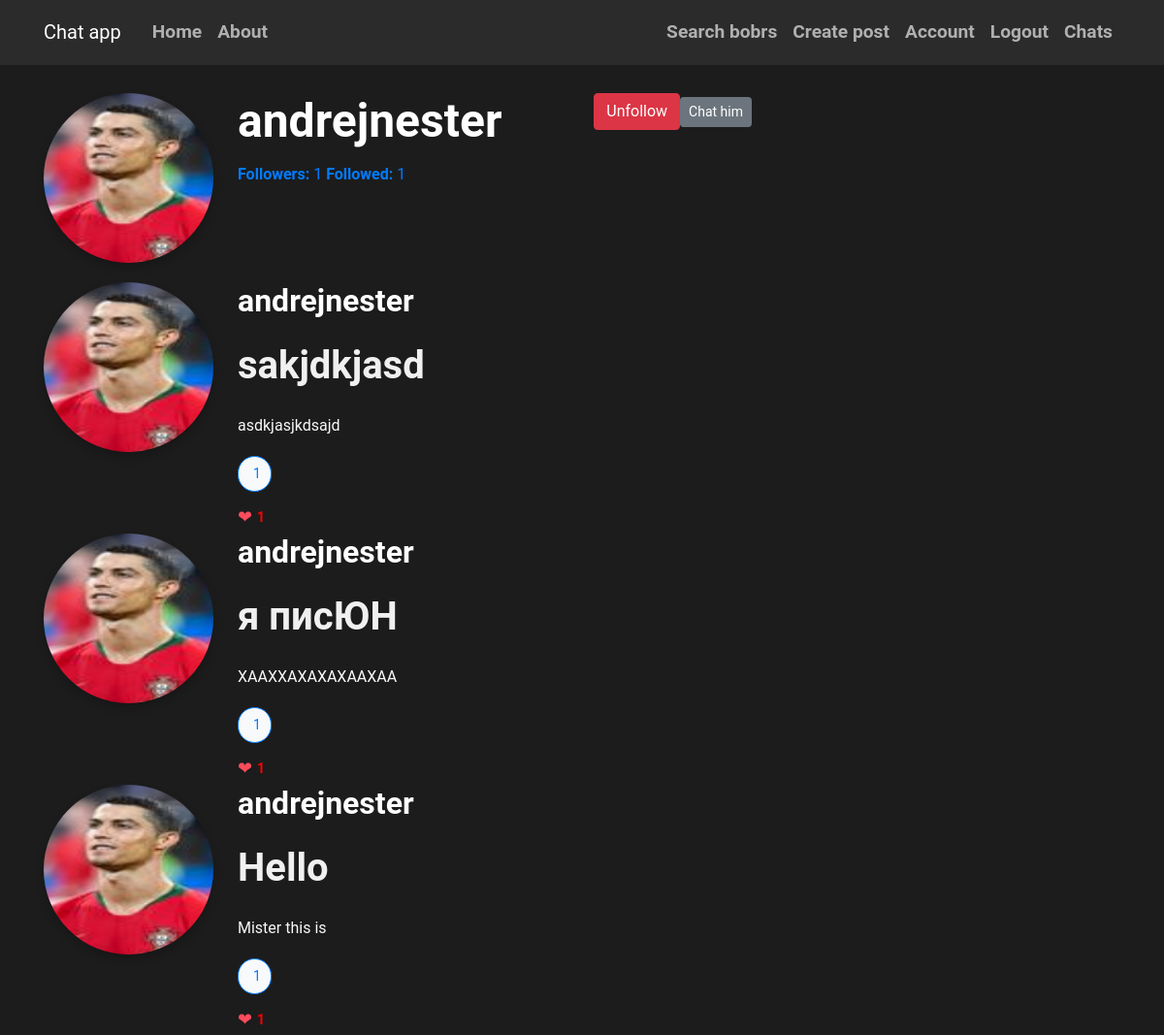
Screenshot of /user_info/andrejnester (signed in) with the database file from the repository.
### flaskblog/models.py (models this page shows, shortened)
class User(db.Model, UserMixin):
    id = db.Column(db.Integer, primary_key=True)
    username = db.Column(db.String(20), unique=True, nullable=False)
    email = db.Column(db.String(120), unique=True, nullable=False)
    image_file = db.Column(db.String(20), nullable=False, default='default.jpg')
    password = db.Column(db.String(60), nullable=False)
    posts = db.relationship('Post', backref='author', lazy=True)
    followed = db.relationship('Follow', foreign_keys='Follow.follower_id',
                               back_populates='follower', lazy='dynamic',
                               cascade='all, delete-orphan')
    followers = db.relationship('Follow', foreign_keys='Follow.followed_id',
                                back_populates='followed', lazy='dynamic',
                                cascade='all, delete-orphan')
    sent_messages = db.relationship('Message', foreign_keys='Message.sender_id',
                                    back_populates='sender', lazy=True)
    received_messages = db.relationship('Message', foreign_keys='Message.recipient_id',
                                        back_populates='recipient', lazy=True)
    def is_following(self, user):
        return self.followed.filter_by(followed_id=user.id).first() is not None

class Post(db.Model):
    id = db.Column(db.Integer, primary_key=True)
    title = db.Column(db.String(100), nullable=False)
    date_posted = db.Column(db.DateTime, nullable=False, default=datetime.utcnow)
    content = db.Column(db.Text, nullable=False)
    user_id = db.Column(db.Integer, db.ForeignKey('user.id'), nullable=False)
    comments = db.relationship('Comment', backref='post', lazy='dynamic')
    post_likes = db.relationship('Like', back_populates='post', lazy='dynamic')

### flaskblog/routes.py (the view)
@app.route("/user_info/<username>")
def user_info(username):
    user = User.query.filter_by(username=username).first_or_404()
    page = request.args.get('page', 1, type=int)
    posts = Post.query.filter_by(author=user).order_by(Post.date_posted.desc()).paginate(page=page, per_page=5)
    return render_template('user_info.html', user=user, posts=posts)

### flaskblog/models.py (called while the page is built)
@login_manager.user_loader
def load_user(user_id):
    return User.query.get(int(user_id))

### flaskblog/templates/user_info.html (shortened to what this page needs)
{% extends "base.html" %}
{% block content %}
<div class="contain">
  <div class="user-info-section">
    <div class="media">
      <img class="rounded-circle account-img" src="{{ url_for('static', filename='pictures/' + user.image_file) }}" alt="Profile Image">
      <div class="media-body">
        <h2 class="account-heading">{{ user.username }}</h2>
        <a href="{{ url_for('followers',username=user.username)}}"><strong>Followers:</strong> {{ user.followers.count() }}</a>
        <a href="{{ url_for('followed',username=user.username) }}"><strong>Followed:</strong> {{ user.followed.count() }}</a>
      </div>
      {% if current_user.username==user.username %}
        {% else %}
            {% if current_user.is_following(user) %}
                <a href="{{ url_for('unfollow', username=user.username) }}" class="btn btn-danger">Unfollow</a>
              {% else %}
                <a href="{{ url_for('follow', username=user.username) }}" class="btn btn-primary">Follow</a>
              {% endif %}
            <a class="btn btn-secondary btn-sm mt-1 mb-1" href="{{ url_for('chat',recipient_username=user.username) }}">Chat him</a>
        {% endif %}
    </div>
  </div>
  <div class="user-posts-section">
    {% for post in posts %}
    <div class="post-card">
      <div class="media">
        <img class="rounded-circle account-img" src="{{ url_for('static', filename='pictures/' + user.image_file) }}" alt="Profile Image">
        <div class="media-body">
          <h2 class="post-author">{{ post.author.username }}</h2>
              <h2><a class="article-title" href="{{ url_for('post',post_id=post.id) }}">{{ post.title }}</a></h2>
          <p class="post-content">{{ post.content }}</p>
          <button class="comment-button">
     {{ post.comments.count() }}
</button>
            <div class="likes-container">
    <span class="like-icon">&#10084; </span>
    <a href="{{ url_for('post_likes',post_id=post.id) }}" class="likes-count">{{ post.post_likes.count() }}</a>
</div>
        </div>
      </div>
    </div>
    {% endfor %}
  </div>
</div>
{% endblock %}

### flaskblog/static/main.css (style rules this page uses)
body { background: #1c1c1c; color: #f8f8f8; margin-top: 6rem; font-family: 'Roboto', sans-serif; line-height: 1.8; }
h1, h2, h3, h4, h5, h6 { color: #ffffff; margin-bottom: 1.5rem; font-weight: 700; }
.article-title { color: #f0f0f0; font-size: 2.5rem; font-weight: 600; }
.account-img { height: 175px; width: 175px; margin-right: 25px; margin-bottom: 20px; border-radius: 50%; box-shadow: 0 5px 10px rgba(0, 0, 0, 0.2); }
.account-heading { font-size: 3rem; color: #ffffff; margin-bottom: 0.8rem; }
button, input[type="submit"] { background-color: #444444; color: #ffffff; border: none; border-radius: 6px; padding: 12px 25px; font-size: 1.2rem; cursor: pointer; transition: background-color 0.3s ease; }
.comment-button { background-color: #f8f9fa; border: 1px solid #007bff; color: #007bff; font-size: 14px; padding: 5px 10px; border-radius: 20px; display: flex; align-items: center; cursor: pointer; transition: background-color 0.3s, color 0.3s; }
.likes-container { display: flex; align-items: center; margin-top: 10px; }
.like-icon { font-size: 18px; color: #ff4b5c; margin-right: 5px; }
.likes-count { font-size: 14px; color: red; font-weight: bold; }

### rows the page displays
User: image_file (picture), username "andrejnester"
Post: image_file (picture), author.username "andrejnester", title "sakjdkjasd", content "asdkjasjkdsajd", comments.count "1", post_likes.count "1"
Post: image_file (picture), author.username "andrejnester", title "я писЮН", content "ХААХХАХАХАХААХАА", comments.count "1", post_likes.count "1"
Post: image_file (picture), author.username "andrejnester", title "Hello", content "Mister this is", comments.count "1", post_likes.count "1"

### other values shown
{{ user.followers.count() }} "1"
{{ user.followed.count() }} "1"
